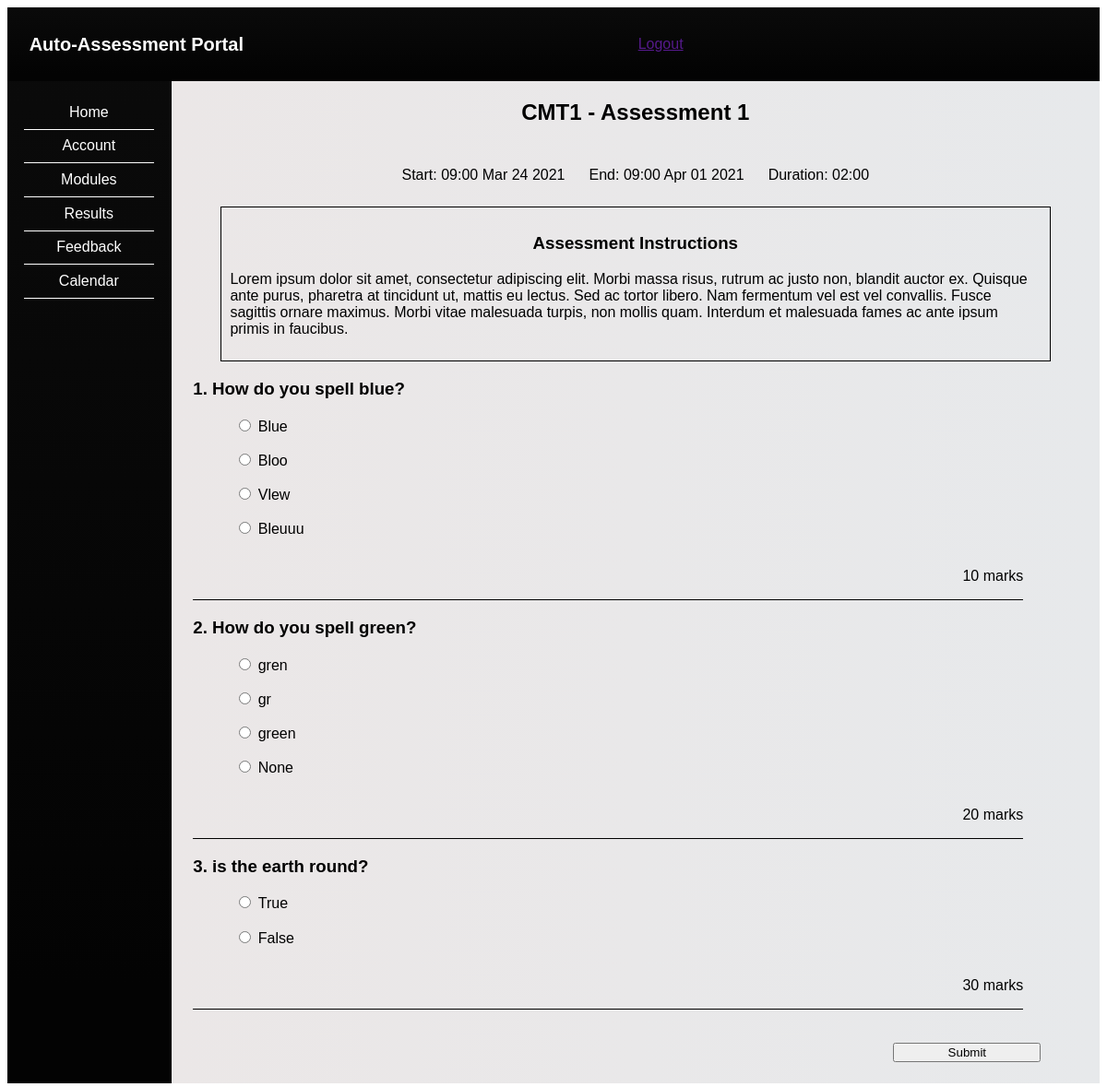
Screenshot of /assessment/1 with the database file from the repository.
### AssessmentApp/models.py (models this page shows)
class assessment_details(db.Model):
    id = db.Column(db.Integer , primary_key = True)
    module_id = db.Column(db.Integer, db.ForeignKey('modules.id'))
    assessment_type = db.Column(db.Boolean, nullable = False) #summative = 0, formative = 1
    assessment_name = db.Column(db.Text, nullable = False)
    assessment_instructions = db.Column(db.Text, nullable = False)
    allowed_attemps = db.Column(db.Integer, default = 100)
    weighting = db.Column(db.Integer , nullable = False)
    time_limit =  db.Column(db.DateTime, nullable = False)
    release =  db.Column(db.DateTime, nullable = False)
    end_date =  db.Column(db.DateTime, nullable = False)
    start_date =  db.Column(db.DateTime, nullable = False)

class question(db.Model):
    id = db.Column(db.Integer, primary_key=True)
    value = db.Column(db.Integer, nullable = False)
    difficulty = db.Column(db.Integer, nullable = False)
    question = db.Column(db.Text(), nullable = False)
    answer_1 = db.Column(db.Text(), nullable = True)
    answer_2 = db.Column(db.Text(), nullable = True)
    answer_3 = db.Column(db.Text(), nullable = True)
    answer_4 = db.Column(db.Text(), nullable = True)
    correct_answer = db.Column(db.Integer, nullable = True)
    type_2_answer = db.Column(db.Boolean, nullable = True)
    correct_feedback = db.Column(db.Text(), nullable = False)
    incorrect_feedback = db.Column(db.Text(), nullable = False)

### AssessmentApp/routes.py (the view)
@app.route('/assessment/<int:id>')
def Ass(id):
    ass = assessment_details.query.filter_by(id=id).first()
    questionIds = assessment_questions.query.filter_by(assessment_id=id).all()
    assQuestions = [ question.query.filter_by(id=q.question_id).first() for q in questionIds]
    return render_template('UndertakeAss.html',  assQuestions =assQuestions, ass = ass)

### AssessmentApp/templates/UndertakeAss.html (shortened to what this page needs)
{% extends 'base.html' %}
{% block head %}
  <link rel="stylesheet" href="{{ url_for('static', filename='style/undertakeAss.css') }}">
{% endblock %}
{% block body %}
<div class="">
    <h2 id ="assTitle">CMT{{ass.id}} - Assessment 1</h2>
    <div class="assInfoTable">
    <table >
      <tr>
        <td>Start:  {{ass.start_date.strftime('%H:%M %b %d %Y')}}</td> <td>End:  {{ass.end_date.strftime('%H:%M %b %d %Y')}}</td> <td>Duration: {{ass.time_limit.strftime('%H:%M')}} </td>
        </tr>
    </table>
      </div>
    <div class="assInstruction">
    <h3>Assessment Instructions</h3>
    <p>Lorem ipsum dolor sit amet, consectetur adipiscing elit. Morbi massa risus, rutrum ac justo non, blandit auctor ex. Quisque ante purus, pharetra at tincidunt ut, mattis eu lectus. Sed ac tortor libero. Nam fermentum vel est vel convallis. Fusce sagittis ornare maximus. Morbi vitae malesuada turpis, non mollis quam. Interdum et malesuada fames ac ante ipsum primis in faucibus.   </p>
    </div>
    <form class="QuestionForm" action="index.html" method="post">
      {%for question in assQuestions%}
            <div class="singleQuestion">
            <h3>{{loop.index}}. {{question.question}}</h3>
            <div class="questionBoxes">
            {%if question.answer_1 %}
              <input id ="{{question.id}}A" type="radio" name="Q{{question.id}}" value="1">
              <label for="{{question.id}}A">{{question.answer_1}} </label>
              <br>
              <input id ="{{question.id}}B" type="radio" name="Q{{question.id}}" value="2">
              <label for="{{question.id}}B">{{question.answer_2}} </label>
              <br>
              <input id ="{{question.id}}C" type="radio" name="Q{{question.id}}" value="3">
              <label for="{{question.id}}C">{{question.answer_3}} </label>
              <br>
              <input id ="{{question.id}}D" type="radio" name="Q{{question.id}}" value="4">
              <label for="{{question.id}}D">{{question.answer_4}} </label>
              <br>
            {%else%}
            <input id ="{{question.id}}A" type="radio" name="Q{{question.id}}" value="True">
            <label for="{{question.id}}A">True </label>
            <br>
            <input id ="{{question.id}}B" type="radio" name="Q{{question.id}}" value="False">
            <label for="{{question.id}}B">False </label>
              {%endif%}
            </div>
            <p id = "alMarks" >{{question.value}} marks</p>
            </div>
      {%endfor%}
      <br><br>
      <input id = "submitAss" type="submit" name="Submit" value="Submit">
      </form>
</div>
{% endblock %}

### AssessmentApp/templates/base.html (shortened to what this page needs)
<!DOCTYPE html>
<html lang="en" dir="ltr">
  <head>
    <link rel="stylesheet" href="{{ url_for('static', filename='style/mainStyle.css') }}">
    {% block head %}{% endblock %}
  </head>
  <body>
    <header class = "mainHeader">
      <div class="title">
      <h1>Auto-Assessment Portal</h1>
      </div>
      <a href="">Logout</a>
    </header>
    <div class="outerContainer">
      <div class="sideBar">
        <ul>
          <li><span onclick="location.href = '/'">Home</span></li>
          <li>Account</li>
          <li>Modules</li>
          <li>Results</li>
          <li>Feedback</li>
          <li>Calendar</li>
        </ul>
      </div>
    <main>
      {% block body %}
      {% endblock %}
    </main>
    </div>
  </body>
</html>

### AssessmentApp/static/style/mainStyle.css (style rules this page uses)
* { box-sizing: border-box; font-family: 'Noto Sans KR', sans-serif; }
header { width: 100%; height: 10vh; display: flex; justify-content: space-between; align-items: center; color: white; padding-left: 2%; padding-right: 2%; background: linear-gradient(360deg,#030303 10%,#1f1f1f 360%) }
.title h1 { font-size: 20px; }
.outerContainer { display: flex; min-height: 90vh; height: 100%; }
.outerContainer main { flex: 1 0 auto; padding: 0 2% 2% 2%; background-image: linear-gradient(to right, #ebe7e7, #e7e9eb); }
.sideBar { width: 15%; border-right: 1px solid black; flex-shrink: 0; background: linear-gradient(360deg,#030303 10%,#1f1f1f 360%); color: white; }
.sideBar ul { list-style: none; padding: 0; }
.sideBar li { padding-top: 5%; padding-bottom: 5%; margin-left: 10%; margin-right: 10%; text-align: center; border-bottom: 1px solid white; }

### AssessmentApp/static/style/undertakeAss.css (style rules this page uses)
#assTitle { text-align: center; }
.singleQuestion label { display: inline-block; }
.singleQuestion input { display: inline-block; }
.singleQuestion { border-bottom: 1px solid black; }
#alMarks { display: block; text-align: right; }
.assInfoTable table { border-spacing: 2vw; margin: auto; }
.singleQuestion { max-width: 75vw; }
.singleQuestion label { margin-bottom: 2%; }
.questionBoxes { margin-left: 5%; }
#submitAss { float: right; margin-right: 5vh; width: 20vh; }
.assInstruction { border: 1px solid black; padding: 1%; }
.assInstruction h3 { text-align: center; }
.assInstruction { margin: auto; max-width: 75vw; }

### rows the page displays
assessment_details: id "1", start_date "09:00 Mar 24 2021", end_date "09:00 Apr 01 2021", time_limit "02:00"
question: question "How do you spell blue?", answer_1 "Blue", answer_2 "Bloo", answer_3 "Vlew", answer_4 "Bleuuu", value "10"
question: question "How do you spell green?", answer_1 "gren", answer_2 "gr", answer_3 "green", answer_4 "None", value "20"
question: question "is the earth round?", value "30"
